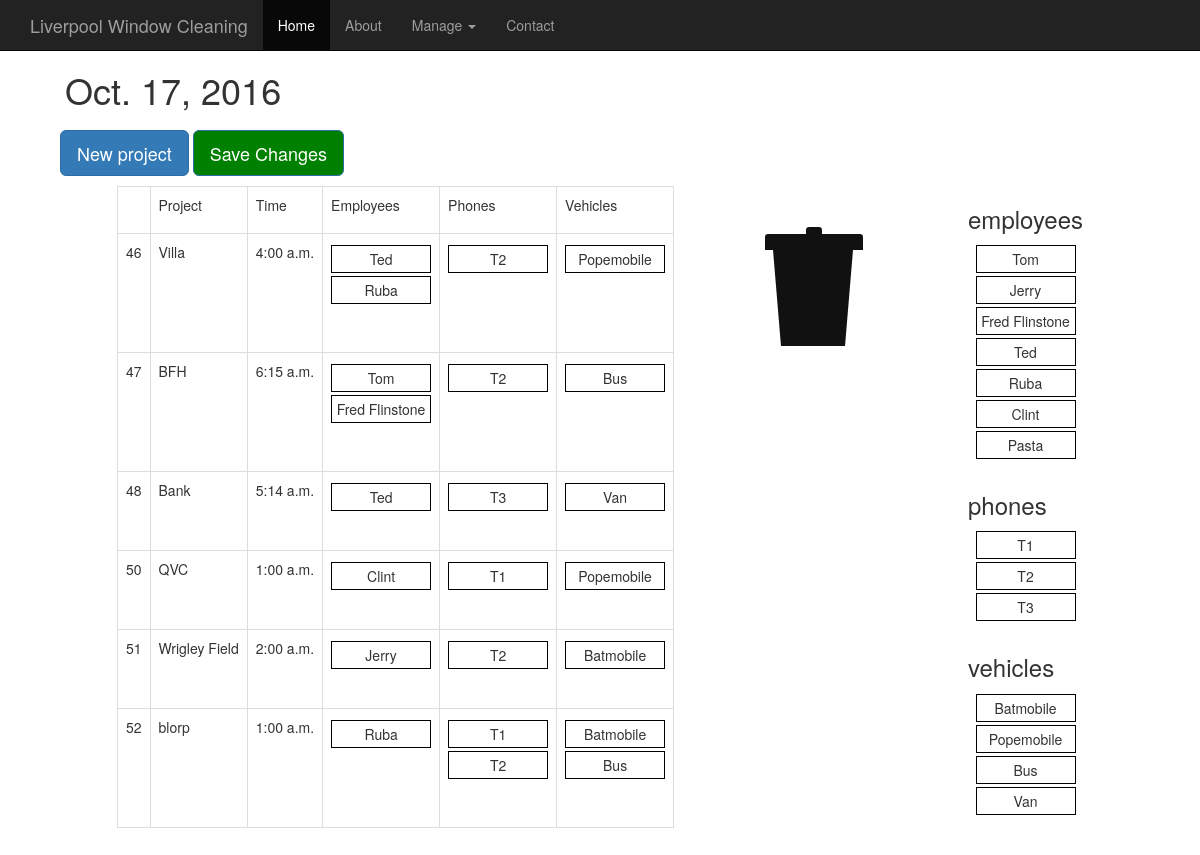
The app's page /, older data.
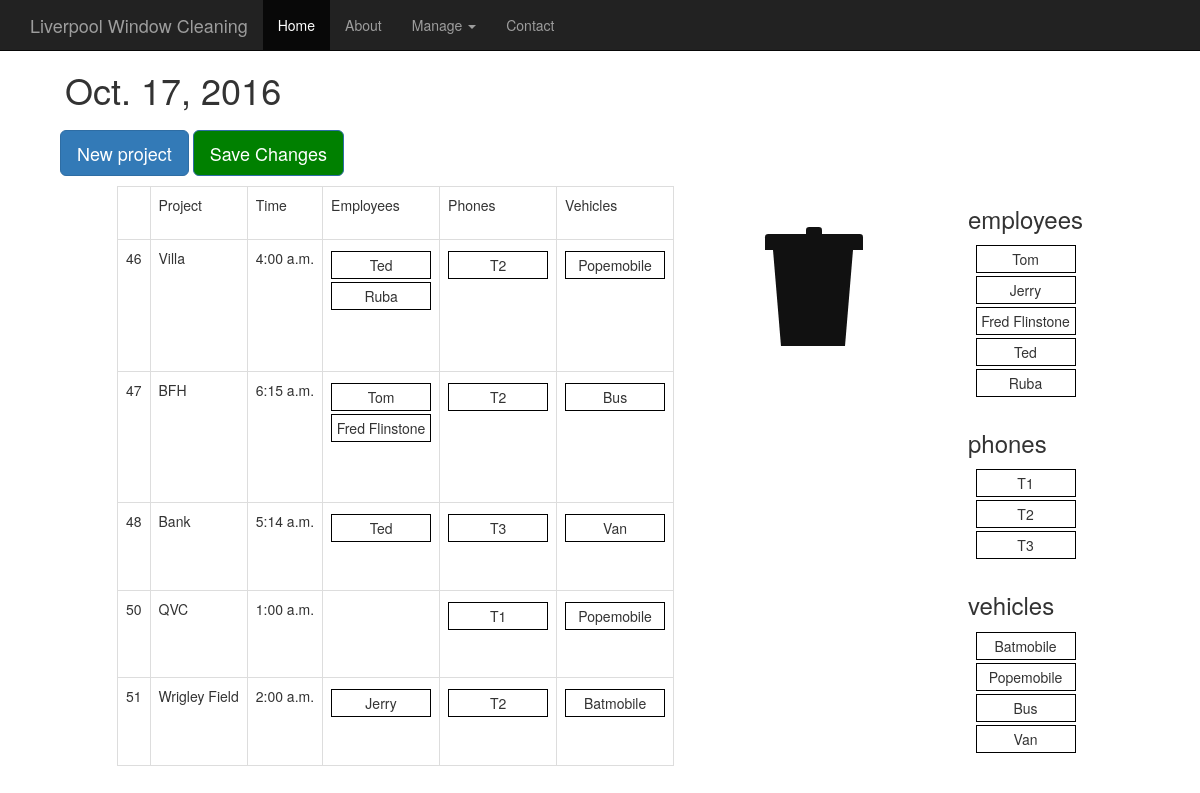
The same page, newer data.
### daily/models.py (models this page shows, shortened)
class Project(models.Model):
  name = models.CharField(max_length=200)
  date = models.DateField('Date', default=timezone.now().date())
  time = models.TimeField('Time', default=timezone.now().time())
  employee = models.ManyToManyField(Employee)
  phone = models.ManyToManyField(Phone)
  vehicle = models.ManyToManyField(Vehicle)

class Employee(models.Model):
  name = models.CharField(max_length=100)
  category = models.ManyToManyField(Category)

class Phone(models.Model):
  number = models.CharField(max_length=10)

class Vehicle(models.Model):
  name = models.CharField(max_length=100)

### daily/views.py (the view)
# urls.py: url(r'^$', views.index, name='index'),
def index(request):
  today = timezone.now().date()
  projects = Project.objects.all()
  employees = Employee.objects.all()
  phones = Phone.objects.all()
  vehicles = Vehicle.objects.all()
  date = datetime.date(int(today.year), int(today.month), int(today.day))
  context = {'date': date, 'schedule': projects, 'date': today,
      'emp_names': employees, 'phones': phones, 'vehicles': vehicles}
  return render(request, 'daily/daily.html/', context)

### daily/templates/daily/daily.html (shortened to what this page needs)
{% extends 'daily/base.html' %}
{% load static %}
{% block content %}
      <div class="container">
      <div class="starter-template">
        <h1 id="date">{{ date }}</h1>
      </div>
    </div>
    <div id="daily-view">
        <div id="form-fields">
          <button type="button" class="btn btn-primary btn-lg" id="new-proj-button" onclick="addProject()">New project</button>
             <button type="button" class="btn btn-primary btn-lg"
              id="save-button" onclick="updateSchedule()">Save Changes</button>
        </div>
        <div class="h-box">
        <table class="table table-bordered" id="daily-table">
          <tbody>
            <tr>
              <td>  </td>
              <td>Project</td>
              <td>Time</td>
              <td>Employees</td>
              <td>Phones</td>
              <td>Vehicles</td>
            </tr>
            {% for project in schedule.all %}
            <tr class ="project">
              <td>{{ project.id }}</td>
              <td class="name-td">{{ project.name }}</td>
              <td class="time-td"><span>{{project.time|time:"g:i a"}}<span></td>
              <td>
                <ol class='sortable_with_drop employee_list'>
                  {% for emp in project.employee.all %}
                  <li class="flex-li employee">{{ emp.name }}</li>
                  {% endfor %}
                </ol>
              </td>
              <td>
                <ol class='sortable_with_drop phone_list'>
                  {% for tel in project.phone.all %}
                  <li class="flex-li telephone">{{ tel.number }}</li>
                  {% endfor %}
                </ol>
              </td>
              <td>
                <ol class='sortable_with_drop vehicle_list'>
                  {% for v in project.vehicle.all %}
                  <li class="flex-li vehicle">{{ v.name }}</li>
                  {% endfor %}
                </ol>
              </td>
              {% endfor %}
            </tbody>
          </table>
          <ol class='trash employee_trash'>
            <li>
                <div class="lid"></div>
                <div class="lidcap"></div>
                <div class="bin"></div>
              </li>
            </ol>
          <div class="v-box" id="sources">
            <h3>employees</h3>
            <ol class='sortable_with_no_drop' id="emps-source">
              {% for emp in emp_names.all %}
              <li class="flex-li employee">{{ emp.name }}</li>
              {% endfor %}
            </ol>
            <h3>phones</h3>
            <ol class='sortable_with_no_drop' id="phones-source">
              {% for phone in phones.all %}
              <li class="flex-li telephone">{{ phone.number }}</li>
              {% endfor %}
            </ol>
            <h3>vehicles</h3>
            <ol class='sortable_with_no_drop' id="vehicles-source">
              {% for v in vehicles.all %}
              <li class="flex-li vehicle">{{ v.name }}</li>
              {% endfor %}
            </ol>
          </div>
        </div>
      </div>
    </body>
    {% endblock %}

### daily/templates/daily/base.html (shortened to what this page needs)
<!DOCTYPE html>
{% load static %}
<html lang="en"><head><meta http-equiv="Content-Type" content="text/html; charset=UTF-8">
    <head>
      <link rel="stylesheet" type="text/css" href= "{% static 'daily/bootstrap.min.css' %}"/>
      <link rel="stylesheet" type="text/css" href= "{% static 'daily/daily.css' %}"/>
      <link rel="stylesheet" type="text/css" href= "{% static 'daily/trash.css' %}"/>
    <link href="{% static 'daily/ie10-viewport-bug-workaround.css' %}" rel="stylesheet">
      <link rel="stylesheet" type="text/css" href= "{% static 'daily/jquery.timepicker.css' %}"/>
    </head>
    <body>
      <nav class="navbar navbar-inverse navbar-fixed-top">
      <div class="container">
        <div class="navbar-header">
          <a class="navbar-brand" href="#">Liverpool Window Cleaning</a>
        </div>
        <div id="navbar" class="collapse navbar-collapse">
          <ul class="nav navbar-nav">
            <li class="active"><a href="#">Home</a></li>
            <li><a href="#about">About</a>
            <li class="dropdown">
            <a href="#" class="dropdown-toggle"
              data-toggle="dropdown" role="button" aria-haspopup="true"
              aria-expanded="false">Manage <span class="caret"></span></a>
                </li>
            </li>
            <li><a href="#contact">Contact</a></li>
          </ul>
        </div>
      </div>
      </nav>
  {% block content %}
  {% endblock %}

### daily/static/daily/daily.css (style rules this page uses)
.flex-li { border: 1px solid black; margin: 3px auto; padding: 3px; width: 100px; text-align: center; }
.h-box { padding: 0; margin: 0; list-style: none; display: -webkit-box; display: -moz-box; display: -ms-flexbox; display: -webkit-flex; display: flex; flex-direction: row; justify-content: space-around; }
.v-box { padding: 0; margin: 0; list-style: none; display: -webkit-box; display: -moz-box; display: -ms-flexbox; display: -webkit-flex; display: flex; flex-direction: column; }
#sources { margin: 0 auto; }
#form-fields { padding: 10px; }
#save-button { //display: none; background: green; }
#daily-table { float: left; width: auto; margin: 0 auto; }
ol { display: inline-block; -webkit-padding-start: 0px; list-style-type: none; //height: 100%; width: 100%; min-height: 30px; }
ol li { float: center; }
body { padding: 50px; margin: auto; }

### daily/static/daily/trash.css (style rules this page uses)
.trash { background: #ffffff; position: relative; width: 160px; height: 160px; //margin: 50px auto 0; border-radius: 4px; transition: box-shadow .2s ease; }
.lidcap, .lid, .bin { position: absolute; }
.lidcap, .lid { border-top-left-radius: 3.2px; border-top-right-radius: 3.2px; background: #111; transition: transform .2s linear, margin .2s linear; }
.lidcap { bottom: 110.4px; left: 65px; height: 8px; width: 16px; }
.lid { bottom: 96px; left: 24px; width: 98px; height: 16px; }
.bin { bottom: 0; left: 32px; width: 80px; border-top: 96px solid #111; border-left: 8px solid transparent; border-right: 8px solid transparent; }

Row changes from the older to the newer data that the page shows:
removed Employee: name "Clint"
removed Project: id "52", name "blorp", time "1:00 a.m.", Employee (name "Ruba"), Phone (number "T1"), Phone (number "T2"), Vehicle (name "Batmobile"), Vehicle (name "Bus")
removed Employee: name "Pasta", shown under "employees"
